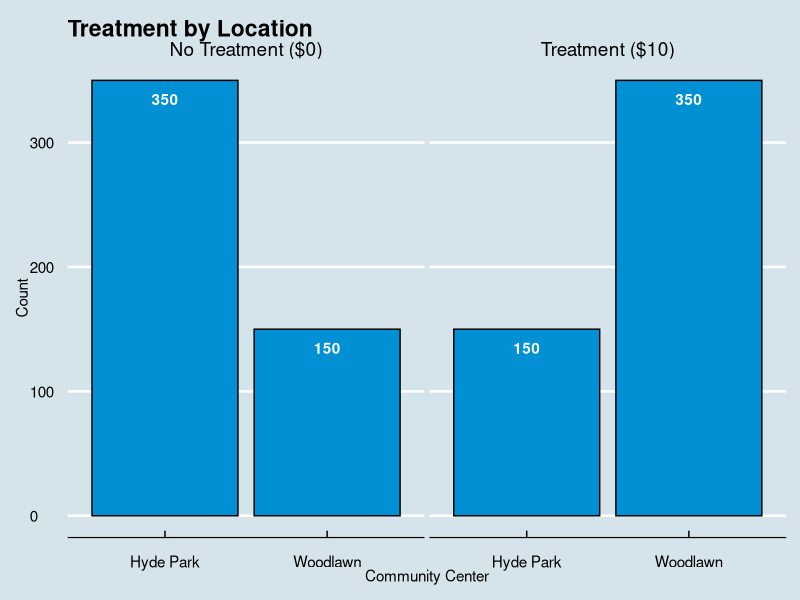
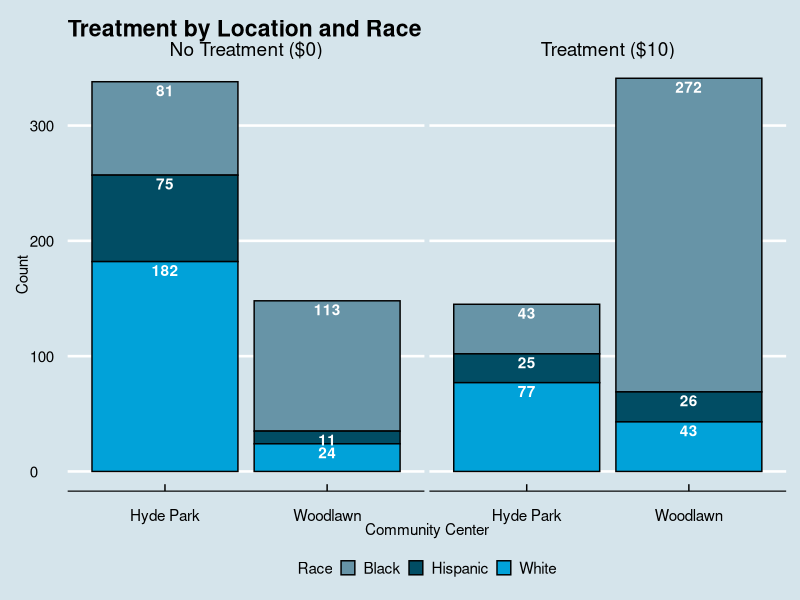
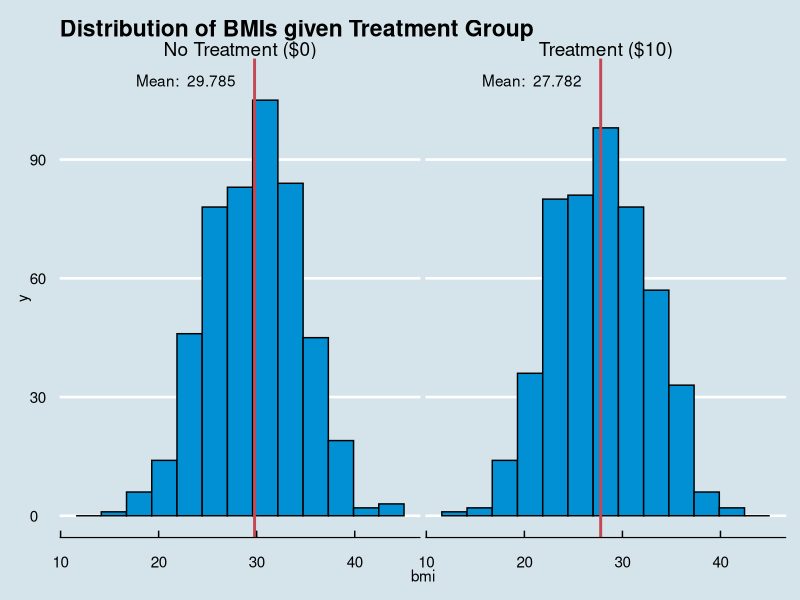
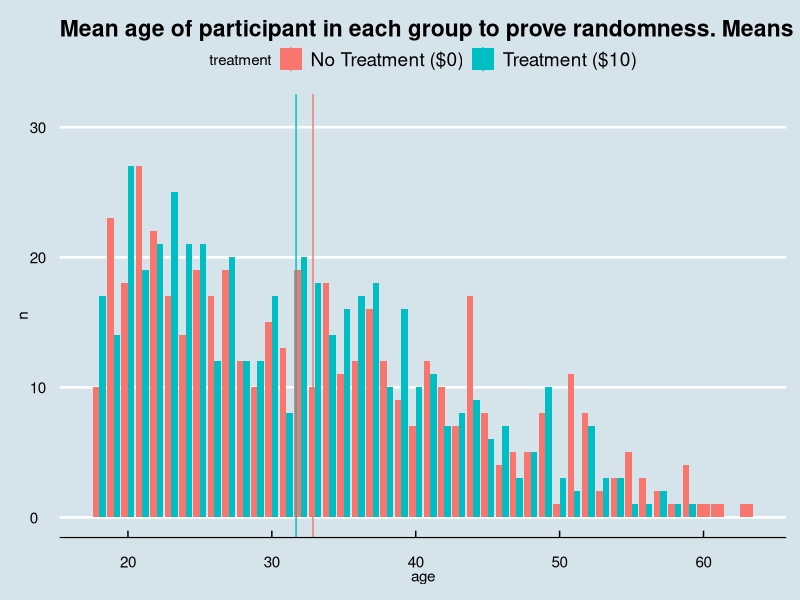

These charts were generated, in order, by the following R code:
## ---- chunk 1
knitr::opts_chunk$set(echo = FALSE)
## ---- chunk 2
library(tidyverse)
library(magrittr)
library(broom)
library(knitr)
library(ggthemes)
## ---- chunk 3
# Read in the raw data. 
raw <-  read_csv("problem_set2.csv")

# Create dataframe with summary statistics for hours
unclean_data_summary <- raw %>%
  group_by(treatment) %>%
  summarize(count = n(), mean(hours), sd(hours), se = sd(hours)/sqrt(n()))

# Kable print unclean_data
unclean_data_summary %>%
  knitr::kable(col.names = c("Treatment", "Count", "Mean", "St Dev", "St Err"), 
        caption = "Summary of Hours Exercised, No Data Cleaning")
## ---- chunk 4
raw %>% 
  filter(subject_id %in% c(1, 9, 16, 26, 31, 52, 65, 100, 103)) %>%
  kable(caption = "Representative sample of unclean observations")
## ---- chunk 5
tibble(
  Variable = append(names(raw), "changed?"),
  `Description of Modification` = c(
    "No change",
    "Hours over 60 are minutes; reformatted to be hours.",
    "No change.",
    "All variant spellings recoded to \"Woodlawn\" and \"Hyde Park.\"",
    "0/1/male/female recoded uniformly as 0/1.",
    "-99 means missing age data; recoded to be NA.",
    "BMIs of less than 1 have undetermined error; recoded to be NA.*",
    "No change.",
    "Race/Ethnicity \"BLACK\" capitalization recoded to \"Black.\"",
    "`changed?` notes and counts changes that occured in cleaning an observation."
  )
) %>%
  knitr::kable()
## ---- chunk 6
# Clean the data to impose uniformity upon the variable encoding.  
clean_data <- raw %>%
  mutate(`changed?` = seq(1, 1000) * 0) %>%
  # Fixing messed up hours readings. They start at 60 and upwards and that's 1 hr so I
  # fix based on that.
  mutate(`changed?` = if_else(hours >= 60, `changed?` + 1, `changed?`),
         hours = if_else(hours >= 60, hours / 60, hours)) %>%
  mutate(`changed?` = if_else(community_center %in% c("WOODLAWN",
                                                      "hyde park",
                                                      "woodlawn",
                                                      "Hyd Park",
                                                      "HYDE PARK",
                                                      "Hyde_Park",
                                                      "HYDE_PARK",
                                                      "hyde_park"), 
                              `changed?` + 1, `changed?`),
         community_center = if_else(community_center %in% c("WOODLAWN", "woodlawn"),
                                    "Woodlawn", community_center),
         community_center = if_else(community_center %in% c("hyde park", 
                                                            "Hyd Park", 
                                                            "HYDE PARK", 
                                                            "HYDE_PARK", 
                                                            "hyde_park",
                                                            "Hyde_Park"), 
                                    "Hyde Park", community_center)) %>%
  # Recoding female variable to be factor categorical variable from 0/1/male/female.
  mutate(`changed?` = if_else(female %in% c("female", "male"), 
                              `changed?` + 1, `changed?`),
         female = as.double(if_else(female == "female", 
                                    "1", if_else(female == "male", "0", female)))) %>%
  # -99 is missing age data so I reincode it at missing age data. 
  # https://cran.r-project.org/web/packages/naniar/vignettes/replace-with-na.html
  mutate(`changed?` = if_else(age == -99, `changed?` + 1, `changed?`), 
         age = na_if(age,-99)) %>%
  # Currently I have removed improper values, but I could also justify multiplying by 10.
  mutate(`changed?` = if_else(bmi < 1, `changed?` + 1, `changed?`),
         bmi = ifelse(bmi < 1, NA, bmi)) %>%
  # Fix all BLACK observations to normal capitalization structure.
  mutate(`changed?` = if_else(is.na(race_ethnicity), 
                              `changed?`, if_else(race_ethnicity == "BLACK", 
                                                  `changed?` + 1, `changed?`)),
    race_ethnicity = if_else(is.na(race_ethnicity), 
                             race_ethnicity, str_to_sentence(race_ethnicity))) # %>%
# mutate(race_ethnicity = factor(race_ethnicity, c("Black", "Hispanic", "White"))) %>%
# mutate(treatment = factor(treatment, labels = c("No Treatment ($0)", "Treatment ($10)"))) %>%
# mutate(community_center = factor(community_center, labels = c("Woodlawn", "Hyde Park"))) %>%
# mutate(education = factor(education, levels = c("less than high school",
#                                                 "high school",
#                                                 "higher degree")))
## ---- chunk 7
# Create dataframe with summary statistics for hours
clean_data_summary <- clean_data %>%
  group_by(treatment) %>%
  summarize(count = n(), mean(hours), sd(hours), se = sd(hours)/sqrt(n()))

# Kable print unclean_data
clean_data_summary %>%
  knitr::kable(col.names = c("Treatment", "Count", "Mean", "St Dev", "St Err"), 
        caption = "Summary of Hours Exercised, Data Cleaned")
## ---- chunk 8
randomness <- clean_data %>%
  mutate(treatment = factor(treatment, labels = c("No Treatment ($0)", "Treatment ($10)"))) %>%
  mutate(race_ethnicity = factor(race_ethnicity, c("Black", "Hispanic", "White"))) %>%
  mutate(community_center = factor(community_center, labels = c("Hyde Park", "Woodlawn"))) %>%
  mutate(education = factor(education,levels = c("less than high school", "high school", "higher degree")))

randomness %>% 
  select(treatment, community_center) %>% 
  group_by(community_center, treatment) %>% 
  count() %>%
ggplot(mapping = aes(x = community_center, y = n, label = n)) +
  geom_col(fill = "#0090d3", color = "black") +
  geom_text(nudge_y = -15, fontface = "bold", color = "White") +
  labs(x = "Community Center", y = "Count", title = "Treatment by Location") +
  theme_economist() +
  scale_fill_economist() +
  facet_wrap(~ treatment)
## ---- chunk 9
randomness %>%
  group_by(community_center, treatment, race_ethnicity) %>%
  drop_na(race_ethnicity) %>%
  count() %>%
  ggplot(mapping = aes(x = community_center, y = n, fill = race_ethnicity, label = n)) +
  geom_col(position = "stack", color = "black") +
  geom_text(position = "stack", vjust = 1.2, fontface = "bold", color = "white") +
  theme_economist() +
  theme(legend.position = "bottom", legend.key.width = unit(0.4, "cm"), legend.key.height = unit(0.4, "cm"), legend.text = element_text(size = 11)) +
  scale_fill_economist(name = "Race") +
  labs(x = "Community Center", y = "Count", title = "Treatment by Location and Race") +
  facet_wrap(~ treatment)

# theme(legend.position = "bottom", legend.key.height = unit(0.2, "cm"), legend.key.width = unit(0.3, "cm"), legend.box.spacing = unit(0.01, "cm")) +
## ---- chunk 10
mean_bmi <- randomness %>% 
  group_by(treatment) %>% 
  summarize(mean(bmi, na.rm = TRUE)) %>%
  mutate(`mean(bmi, na.rm = TRUE)` = round(`mean(bmi, na.rm = TRUE)`, digits = 3))

randomness %>% 
  ggplot(aes(x = bmi, fill = "#0090d3")) + 
  geom_histogram(position = "dodge", color = "black", fill = "#0090d3", bins = 13) +
  geom_vline(mean_bmi, mapping = aes(xintercept = `mean(bmi, na.rm = TRUE)`), 
             show.legend = FALSE, size = 1, color = "#c44751") +
  geom_text(mean_bmi, nudge_x = -7, mapping = aes(x = `mean(bmi, na.rm = TRUE)`, y = 110, 
                                    label = paste("Mean: ", `mean(bmi, na.rm = TRUE)`))) +
  theme_economist() +
  theme(legend.position = "none") +
  labs(title = "Distribution of BMIs given Treatment Group") +
  facet_wrap(~ treatment)
## ---- chunk 11
ttest <- t.test(bmi ~ treatment, data = randomness) %>%
  tidy() %>%
  mutate(p.value = as.character(round(p.value, digits = 10))) %>%
  select(-method)

ttest %>%
  kable()
## ---- chunk 12
a <- randomness %>% 
  group_by(treatment) %>% 
  summarize(`Mean Female` = mean(female, na.rm = TRUE), 
            `Mean Age` = mean(age, na.rm = TRUE))
b <- randomness %>%
  group_by(treatment, education) %>%
  summarize(count = n()) %>%
  pivot_wider(treatment, names_from = education, values_from = count)

left_join(a, b) %>%
  kable(caption = "Summary of random covariates")
## ---- chunk 13
fittingd <- randomness %>%
  mutate(community_center = as.numeric(community_center) - 1,
         treatment = as.numeric(treatment) - 1,
         education = as.numeric(education),
         # Dummy variables for education
         # High school is reference variable because it is most normative value in this dataset
         mhs = if_else(education == 3, 1, 0),
         lhs = if_else(education == 1, 1, 0),
         # Dummy variables for race. 
         # Black is the reference variable because it is the most normative value of race in this data set
         hispanic = if_else(race_ethnicity == "Hispanic", 1, 0),
         hispanic = replace_na(hispanic, 0),
         white = if_else(race_ethnicity == "White", 1, 0),
         white = replace_na(white, 0),
         NArace = if_else(is.na(race_ethnicity), 1, 0)) %>%
  select(-education, -race_ethnicity) %>%
  drop_na(bmi)
  

# fit1 <- lm(hours ~ treatment, data = fittingd)
# fit2 <- lm(hours ~ treatment + community_center, data = fittingd)
# fit3 <- lm(hours ~ treatment + community_center + hispanic + white, data = fittingd)
# fit4 <- lm(hours ~ treatment + community_center + hispanic + white + bmi, data = fittingd)

fit1 <- lm(hours ~ treatment, data = fittingd)
fit2 <- lm(hours ~ treatment + bmi, data = fittingd)
fit3 <- lm(hours ~ treatment + bmi + hispanic + white, data = fittingd)
fit4 <- lm(hours ~ treatment + bmi + hispanic + white + community_center, data = fittingd)

anova(fit1, fit2, fit3, fit4)

fit1 %>% summary()
fit2 %>% summary()
fit3 %>% summary()
fit4 %>% summary()

augment(fit2)
augment(fit4)
## ---- chunk 14
# Clean the data to impose uniformity upon the variable encoding.  
clean_data <- raw %>%
  mutate(`changed?` = seq(1, 1000) * 0) %>%
  # Fixing messed up hours readings. They start at 60 and upwards and that's 1 hr so I
  # fix based on that.
  mutate(`changed?` = if_else(hours >= 60, `changed?` + 1, `changed?`),
         hours = if_else(hours >= 60, hours / 60, hours)) %>%
  mutate(`changed?` = if_else(community_center %in% c("WOODLAWN",
                                                      "hyde park",
                                                      "woodlawn",
                                                      "Hyd Park",
                                                      "HYDE PARK",
                                                      "Hyde_Park",
                                                      "HYDE_PARK",
                                                      "hyde_park"), 
                              `changed?` + 1, `changed?`),
         community_center = if_else(community_center %in% c("WOODLAWN", "woodlawn"),
                                    "Woodlawn", community_center),
         community_center = if_else(community_center %in% c("hyde park", 
                                                            "Hyd Park", 
                                                            "HYDE PARK", 
                                                            "HYDE_PARK", 
                                                            "hyde_park",
                                                            "Hyde_Park"), 
                                    "Hyde Park", community_center)) %>%
  # Recoding female variable to be factor categorical variable from 0/1/male/female.
  mutate(`changed?` = if_else(female %in% c("female", "male"), 
                              `changed?` + 1, `changed?`),
         female = as.double(if_else(female == "female", 
                                    "1", if_else(female == "male", "0", female)))) %>%
  # -99 is missing age data so I reincode it at missing age data. 
  # https://cran.r-project.org/web/packages/naniar/vignettes/replace-with-na.html
  mutate(`changed?` = if_else(age == -99, `changed?` + 1, `changed?`), 
         age = na_if(age, -99)) %>%
  # Currently I have removed improper values, but I could also justify multiplying by 10.
  mutate(`changed?` = if_else(bmi < 1, `changed?` + 1, `changed?`),
         bmi = ifelse(bmi < 1, NA, bmi)) %>%
  # Fix all BLACK observations to normal capitalization structure.
  mutate(`changed?` = if_else(is.na(race_ethnicity), 
                              `changed?`, if_else(race_ethnicity == "BLACK", 
                                                  `changed?` + 1, `changed?`)),
    race_ethnicity = if_else(is.na(race_ethnicity), 
                             race_ethnicity, str_to_sentence(race_ethnicity))) # %>%
# mutate(race_ethnicity = factor(race_ethnicity, c("Black", "Hispanic", "White"))) %>%
# mutate(treatment = factor(treatment, labels = c("No Treatment ($0)", "Treatment ($10)"))) %>%
# mutate(community_center = factor(community_center, labels = c("Woodlawn", "Hyde Park"))) %>%
# mutate(education = factor(education, levels = c("less than high school",
#                                                 "high school",
#                                                 "higher degree")))
## ---- chunk 15
mean_ages <- randomness %>% group_by(treatment) %>% summarize(mean(age, na.rm = TRUE))
mean_ages

randomness %>% 
  group_by(treatment) %>% 
  count(age) %>% 
  ggplot(aes(x=age, y=n, fill = treatment)) + 
  geom_col(position = "dodge") +
  geom_vline(mean_ages, mapping = aes(xintercept = `mean(age, na.rm = TRUE)`, color = treatment)) +
  theme_economist() +
  labs(title = "Mean age of participant in each group to prove randomness. Means are similar.")

t.test(bmi ~ treatment, data = fittingd)
t.test(treatment ~ community_center, data = fittingd)

